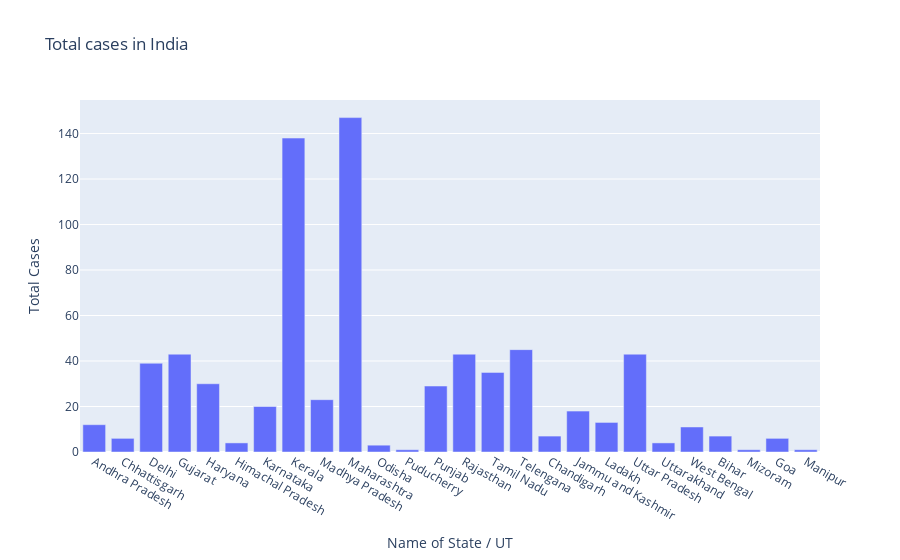

The code cell stored with this chart in its notebook:
### Markdown cell above
## Object Oriented vis

### Code cell
#Matplotlib
fig=plt.figure(figsize=(20,10),dpi=200)
axes=fig.add_axes([0,0,1,1])
axes.bar(df['Name of State / UT'],df['Total Cases'])
axes.set_title("Total cases in India")
axes.set_xlabel("Name of State / UT")
axes.set_ylabel("Total Cases")
plt.show()

#plotly
fig=go.Figure()
fig.add_trace(go.Bar(x=df['Name of State / UT'],y=df['Total Cases']))
fig.update_layout(title='Total cases in India',xaxis=dict(title='Name of State / UT'),yaxis=dict(title='Total Cases'))

### Figure 1 — Plotly figure (JSON) as saved in the notebook; plotly's stock layout.template omitted (floating-point values rounded to 4 significant figures)
{"data": [{"type": "bar", "x": ["Andhra Pradesh", "Chhattisgarh", "Delhi", "Gujarat", "Haryana", "Himachal Pradesh", "Karnataka", "Kerala", "Madhya Pradesh", "Maharashtra", "Odisha", "Puducherry", "Punjab", "Rajasthan", "Tamil Nadu", "Telengana", "Chandigarh", "Jammu and Kashmir", "Ladakh", "Uttar Pradesh", "Uttarakhand", "West Bengal", "Bihar", "Mizoram", "Goa", "Manipur"], "y": [12, 6, 39, 43, 30, 4, 20, 138, 23, 147, 3, 1, 29, 43, 35, 45, 7, 18, 13, 43, 4, 11, 7, 1, 6, 1]}], "layout": {"title": {"text": "Total cases in India"}, "xaxis": {"title": {"text": "Name of State / UT"}}, "yaxis": {"title": {"text": "Total Cases"}}}}
